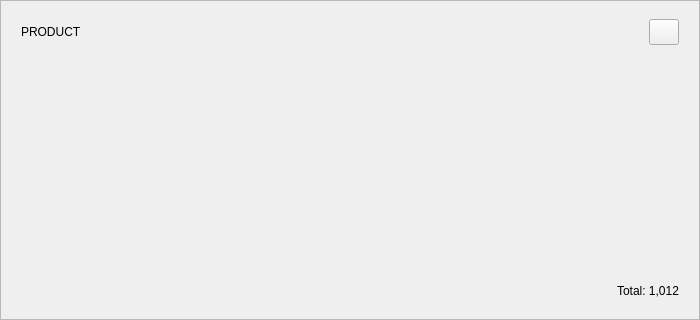
<?xml version="1.0" encoding="UTF-8"?>
<ui version="4.0">
 <class>BeeswarmCard</class>
 <widget class="QWidget" name="BeeswarmCard">
  <property name="geometry"><rect><x>0</x><y>0</y><width>700</width><height>320</height></rect></property>
  <layout class="QVBoxLayout" name="beeRoot">
   <property name="leftMargin"><number>0</number></property>
   <property name="topMargin"><number>0</number></property>
   <property name="rightMargin"><number>0</number></property>
   <property name="bottomMargin"><number>0</number></property>
   <property name="spacing"><number>0</number></property>
   <item>
    <widget class="QFrame" name="beeswarmCard">
     <property name="frameShape"><enum>QFrame::StyledPanel</enum></property>
     <property name="role" stdset="0"><string>card</string></property>
     <layout class="QVBoxLayout" name="beeLayout">
      <property name="leftMargin"><number>20</number></property>
      <property name="topMargin"><number>18</number></property>
      <property name="rightMargin"><number>20</number></property>
      <property name="bottomMargin"><number>18</number></property>
      <property name="spacing"><number>10</number></property>
      <item>
       <layout class="QHBoxLayout" name="beeHeader">
        <item>
         <widget class="QLabel" name="beeTitle">
          <property name="text"><string>PRODUCT</string></property>
          <property name="role" stdset="0"><string>cardTitle</string></property>
         </widget>
        </item>
        <item>
         <spacer name="beeHeaderSpacer">
          <property name="orientation"><enum>Qt::Horizontal</enum></property>
          <property name="sizeHint" stdset="0"><size><width>40</width><height>20</height></size></property>
         </spacer>
        </item>
        <item>
         <widget class="QPushButton" name="beeswarmMenu">
          <property name="minimumSize"><size><width>30</width><height>26</height></size></property>
          <property name="maximumSize"><size><width>30</width><height>26</height></size></property>
          <property name="text"><string/></property>
          <property name="role" stdset="0"><string>menuBtn</string></property>
         </widget>
        </item>
       </layout>
      </item>
      <item>
       <widget class="QCustomBeeswarm" name="beeswarm" native="true">
        <property name="minimumSize"><size><width>0</width><height>190</height></size></property>
        <property name="sizePolicy">
         <sizepolicy hsizetype="Expanding" vsizetype="Expanding"><horstretch>0</horstretch><verstretch>1</verstretch></sizepolicy>
        </property>
       </widget>
      </item>
      <item>
       <layout class="QHBoxLayout" name="beeFooter">
        <property name="spacing"><number>18</number></property>
        <item>
         <widget class="QWidget" name="beeswarmLegend" native="true">
          <layout class="QHBoxLayout" name="beeLegendLayout">
           <property name="leftMargin"><number>0</number></property>
           <property name="topMargin"><number>0</number></property>
           <property name="rightMargin"><number>0</number></property>
           <property name="bottomMargin"><number>0</number></property>
           <property name="spacing"><number>18</number></property>
          </layout>
         </widget>
        </item>
        <item>
         <spacer name="beeFooterSpacer">
          <property name="orientation"><enum>Qt::Horizontal</enum></property>
          <property name="sizeHint" stdset="0"><size><width>40</width><height>20</height></size></property>
         </spacer>
        </item>
        <item>
         <widget class="QLabel" name="beeswarmTotal">
          <property name="text"><string>Total: 1,012</string></property>
          <property name="role" stdset="0"><string>total</string></property>
         </widget>
        </item>
       </layout>
      </item>
     </layout>
    </widget>
   </item>
  </layout>
 </widget>
 <customwidgets>
  <customwidget>
   <class>QCustomBeeswarm</class>
   <extends>QWidget</extends>
   <header>Custom_Widgets.QCustomBeeswarm</header>
   <container>0</container>
  </customwidget>
 </customwidgets>
 <connections/>
</ui>
